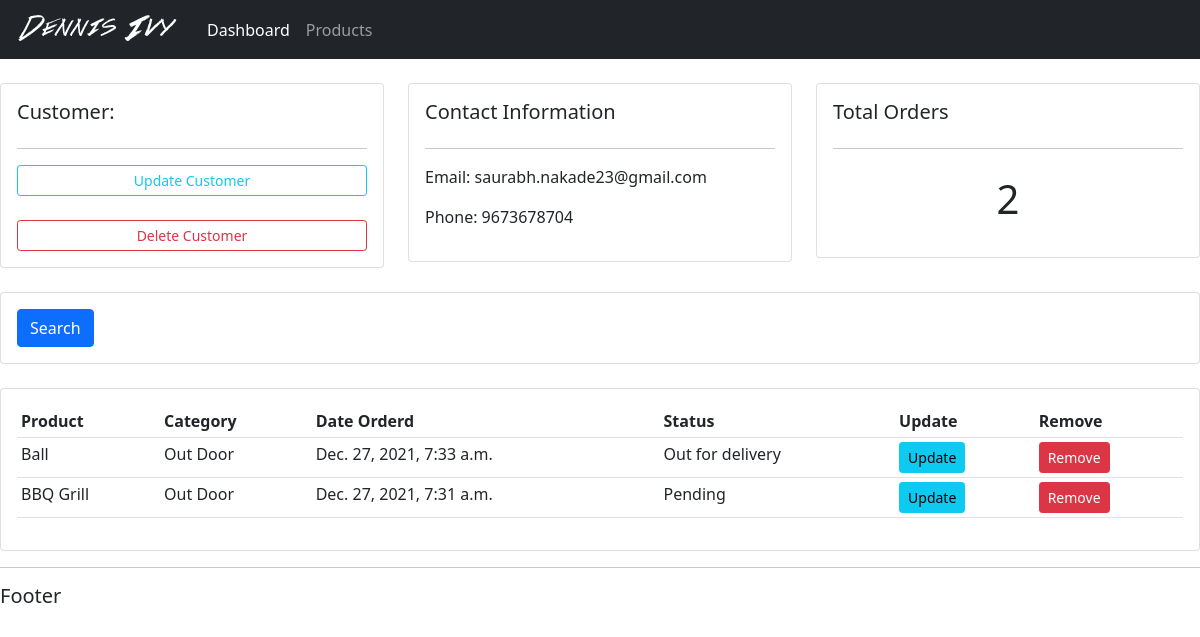
The app's page /customer/1/ with its own data.
### accounts/models.py (models this page shows, shortened)
class Customer(models.Model):
    name = models.CharField(max_length=200 , null=True)
    phone = models.CharField(max_length=200 , null=True)
    email = models.CharField(max_length=200 , null=True)
    date_created = models.DateTimeField(auto_now_add=True , null=True)

class Order(models.Model):
	STATUS = (
			('Pending', 'Pending'),
			('Out for delivery', 'Out for delivery'),
			('Delivered', 'Delivered'),
			)
	customer = models.ForeignKey(Customer,null=True,on_delete=models.SET_NULL)
	product = models.ForeignKey(Product,null=True,on_delete=models.SET_NULL)
	date_created = models.DateTimeField(auto_now_add=True, null=True)
	status = models.CharField(max_length=200, null=True, choices=STATUS)

class Product(models.Model):
	CATEGORY = (
			('Indoor', 'Indoor'),
			('Out Door', 'Out Door'),
			)
	name = models.CharField(max_length=200, null=True)
	price = models.FloatField(null=True)
	category = models.CharField(max_length=200, null=True, choices=CATEGORY)
	description = models.CharField(max_length=200, null=True)
	date_created = models.DateTimeField(auto_now_add=True, null=True)
	tag= models.ManyToManyField(Tag)

### accounts/views.py (the view)
# urls.py: path('customer/<str:key>/',views.customer,name="customer"),
def customer(request,key):
    customer = Customer.objects.get(id=key)
    orders=customer.order_set.all()
    orders_count=orders.count()
    context={'customer':customer,'orders':orders,'orders_count':orders_count}
    return render(request,'accounts/customer.html',context)

### accounts/templates/accounts/customer.html
{% extends 'accounts/main.html' %} {% block content %}
<br />
<div class="row">
  <div class="col-md">
    <div class="card card-body">
      <h5>Customer:</h5>
      <hr />
      <a class="btn btn-outline-info btn-sm btn-block" href="">Update Customer</a>
      <br />
      <a class="btn btn-outline-danger btn-sm btn-block" href="">Delete Customer</a>
    </div>
  </div>
  <div class="col-md">
    <div class="card card-body">
      <h5>Contact Information</h5>
      <hr />
      <p>Email: {{customer.email}}</p>
      <p>Phone: {{customer.phone}}</p>
    </div>
  </div>
  <div class="col-md">
    <div class="card card-body">
      <h5>Total Orders</h5>
      <hr />
      <h1 style="text-align: center; padding: 10px">{{orders_count}}</h1>
    </div>
  </div>
</div>
<br />
<div class="row">
  <div class="col">
    <div class="card card-body">
      <form method="get">
        <button class="btn btn-primary" type="submit">Search</button>
      </form>
    </div>
  </div>
</div>
<br />
<div class="row">
  <div class="col-md">
    <div class="card card-body">
      <table class="table table-sm">
        <tr>
          <th>Product</th>
          <th>Category</th>
          <th>Date Orderd</th>
          <th>Status</th>
          <th>Update</th>
          <th>Remove</th>
        </tr>
        {%for order in orders%}
        <tr>
          <td>{{order.product.name}}</td>
          <td>{{order.product.category}}</td>
          <td>{{order.product.date_created}}</td>
          <td>{{order.status}}</td>
          <td><a href="#" class="btn btn-sm btn-info">Update</a></td>
          <td><a href="#" class="btn btn-sm btn-danger">Remove</a></td>
        </tr>
        {%endfor%}
      </table>
    </div>
  </div>
</div>
{% endblock %}

### static/css/main.css (style rules this page uses)
body { background-color: #ebeff5; }

### records on screen
Customer: email "saurabh.nakade23@gmail.com", phone "9673678704"
Order: product.name "Ball", product.category "Out Door", product.date_created "Dec. 27, 2021, 7:33 a.m.", status "Out for delivery"
Order: product.name "BBQ Grill", product.category "Out Door", product.date_created "Dec. 27, 2021, 7:31 a.m.", status "Pending"

### other values on screen
{{ orders_count }} "2"
